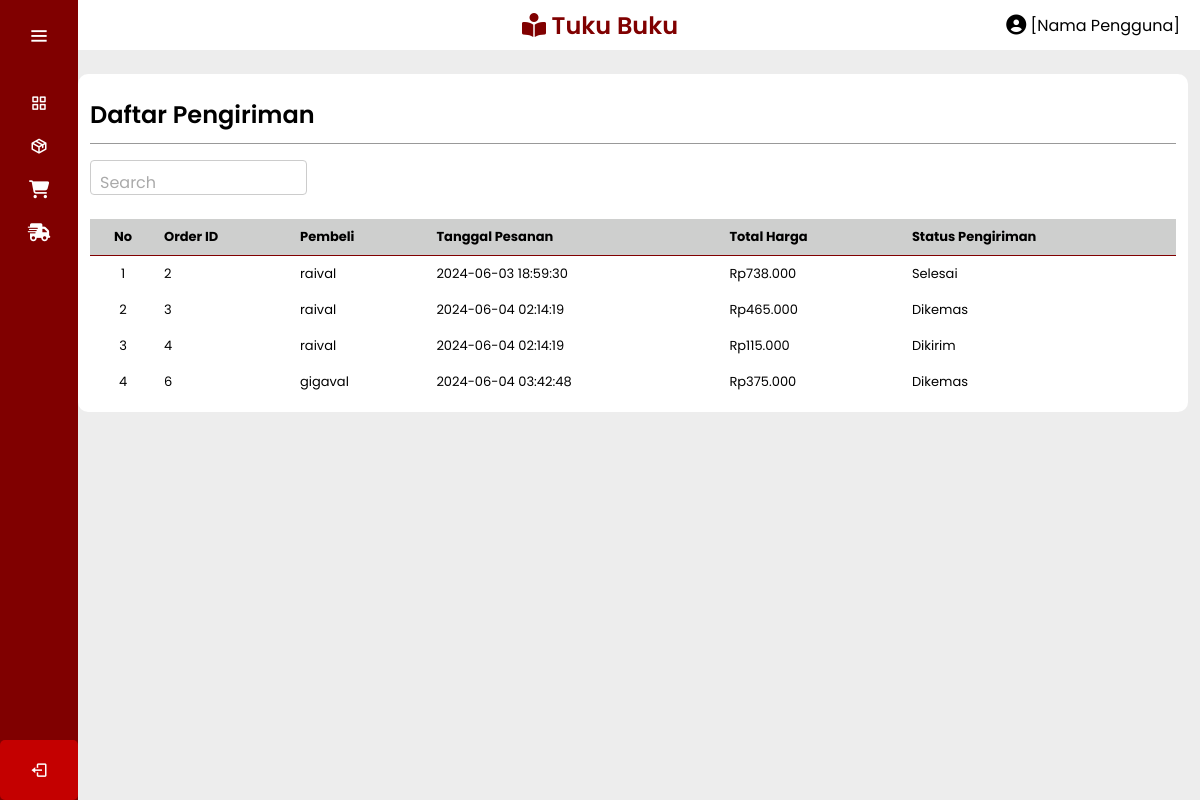
The page /seller.tukubuku.com/dashboard/pengiriman.php on the database its author committed.
### tables this page shows
CREATE TABLE `orders` (
  `orderID` int(11) NOT NULL,
  `userID` int(11) NOT NULL,
  `orderDate` timestamp NOT NULL DEFAULT current_timestamp(),
  `totalAmount` decimal(15,2) DEFAULT NULL
);

CREATE TABLE `user` (
  `userID` int(11) NOT NULL,
  `avatar` varchar(255) NOT NULL,
  `fullname` varchar(100) NOT NULL,
  `gender` enum('Laki-laki','Perempuan') NOT NULL,
  `ttl` varchar(20) DEFAULT NULL,
  `email` varchar(50) NOT NULL,
  `username` varchar(50) NOT NULL,
  `password` varchar(20) NOT NULL,
  `status` enum('Lainnya','Siswa','Mahasiswa','Pekerja','Ibu_Rumah_Tangga') NOT NULL,
  `bio` varchar(100) NOT NULL,
  `phone` varchar(15) NOT NULL,
  `socmed` varchar(30) DEFAULT NULL,
  `address` varchar(60) DEFAULT NULL
);

### seller.tukubuku.com/dashboard/pengiriman.php (the view, shortened to what this page needs)
<?php
include "../connection/conn.php";
$statusPengiriman = [
    'nyp' => 'Belum Bayar',
    'pckd' => 'Dikemas',
    'sent' => 'Dikirim',
    'done' => 'Selesai'
];
$offset = 0;
$no = $offset + 1;
$sql = "SELECT o.orderID, u.username, o.orderDate, SUM(od.subtotal) AS total, od.status
    FROM orders o
    INNER JOIN user u ON o.userID = u.userID
    INNER JOIN orderdetail od ON o.orderID = od.orderID
    WHERE od.status NOT IN ('nyp')
    GROUP BY o.orderID, u.username, o.orderDate, od.status
    ORDER BY o.orderID ASC";
$result = $db->query($sql);
$rows = [];
if ($result->num_rows > 0) {
    while ($row = $result->fetch_assoc()) {
        $translatedStatus = isset($statusPengiriman[$row['status']]) ? $statusPengiriman[$row['status']] : $row['status'];
        $rows[] = [
            'no' => $no++,
            'orderID' => $row['orderID'],
            'username' => $row['username'],
            'orderDate' => $row['orderDate'],
            'total' => "Rp" . number_format($row['total'], 0, ',', '.'),
            'status' => $translatedStatus
        ];
    }
}
?>
<!DOCTYPE html>
<html lang="en">
<head>
</head>
<body>
    <?php include "nav.php" ?>
    <?php include "sidebar.php" ?>
    <div class="kontener">
        <div class="konten">
            <div class="titleDBar">
                <span id="title">Daftar Pengiriman</span>
            </div>
            <div class="form-group">
                <input type="text" id="search-box" class="form-control" placeholder=" " />
                <label for="search-box" class="form-label">Search</label>
            </div>
            <table class="table" id="shipping-table">
                <thead>
                    <tr>
                        <th class="textcent">No</th>
                        <th class="orderID">Order ID</th>
                        <th class="buyerName">Pembeli</th>
                        <th>Tanggal Pesanan</th>
                        <th>Total Harga</th>
                        <th>Status Pengiriman</th>
                    </tr>
                </thead>
                <tbody>
                    <?php if (count($rows) > 0) : ?>
                        <?php foreach ($rows as $row) : ?>
                            <tr>
                                <td class='textcent'><?= $row['no']; ?></td>
                                <td class='orderID'><?= $row['orderID']; ?></td>
                                <td class='buyerName'><?= $row['username']; ?></td>
                                <td><?= $row['orderDate']; ?></td>
                                <td><?= $row['total']; ?></td>
                                <td><?= $row['status']; ?></td>
                            </tr>
                        <?php endforeach; ?>
                    <?php else : ?>
                        <tr><td colspan='6'>Tidak ada pengiriman.</td></tr>
                    <?php endif; ?>
                </tbody>
            </table>
        </div>
    </div>
</body>
</html>

### seller.tukubuku.com/dashboard/nav.php (shortened to what this page needs)
<?php
$fullname = "[Nama Pengguna]";
?>
<!DOCTYPE html>
<html lang="en">
<head>
    <link rel="stylesheet" href="https://cdnjs.cloudflare.com/ajax/libs/font-awesome/6.5.2/css/all.min.css">
</head>
<body>
    <nav>
        <div class="title">
            <i class="fa fa-book-open-reader"></i>
            <span>Tuku Buku</span>
        </div>
        <div class="profileSeller">
            <i class="fa fa-user-circle fa-lg"></i>
            <span><?php echo $fullname ?></span>
        </div>
    </nav>
</body>
</html>

### seller.tukubuku.com/dashboard/sidebar.php (shortened to what this page needs)
<?php
include "../connection/conn.php";
if (isset($_SESSION['username'])) {
    $username = $_SESSION['username'];
    $sql = "SELECT * FROM admin WHERE (usradm = '$username' OR email = '$username')";
    $result = mysqli_query($db, $sql);
    if ($result) {
        $row = mysqli_fetch_assoc($result);
        $fullname = $row['fullname'];
        $pp = $row['profile_picture'];
        $pos = $row['position'];
    } else {
        $fullname = "";
        $pp = "default_profile.png";
        $pos = "user position";
    }
} else {
    $pos = "[User Position]";
}
?>
<!DOCTYPE html>
<html lang="en">
<head>
    <link href='https://unpkg.com/boxicons@2.1.4/css/boxicons.min.css' rel='stylesheet'>
    <link rel="stylesheet" href="https://cdnjs.cloudflare.com/ajax/libs/font-awesome/6.5.2/css/all.min.css">
</head>
<body>
    <div class="sidebar">
        <div class="logo_details">
            <i class="bx bx-menu" id="btn"></i>
        </div>
        <ul class="nav-list">
            <li>
                <a href="dashboards.php">
                    <i class="bx bx-grid-alt"></i>
                </a>
            </li>
            <li>
                <a href="barang.php">
                    <i class='bx bx-package'></i>
                </a>
            </li>
            <li>
                <a href="pesanan.php">
                    <i class="fa-solid fa-cart-shopping"></i>
                </a>
            </li>
            <li>
                <a href="pengiriman.php">
                    <i class="fa-solid fa-truck-fast"></i>
                </a>
            </li>
            <li class="profile">
                <div class="profile_details">
                    <div class="profile_content">
                        <div class="name" id="shortname"></div>
                        <div class="designation"><?php echo $pos ?></div>
                    </div>
                </div>
                <div onclick="openLogoutPopup()">
                    <i class="bx bx-log-out" id="log_out" onclick="location.href=" javascript:void(0);""></i>
                </div>
            </li>
        </ul>
    </div>
</body>
</html>

### seller.tukubuku.com/dashboard/pengiriman.php (style rules this page uses)
body { background-color: #EDEDED; }
.konten { margin: 2% 1% 2% 6.5%; background-color: white; border-radius: 10px; padding: 12px; }
table { width: 100%; border-collapse: collapse; border: none; font-size: 13px; margin-top: 10px; }
th, td { padding: 8px; text-align: left; }
th { background-color: gray; color: white; }
th { background-color: #CECFCE; color: #000; text-align: left; border-bottom: 1px solid #800000; position: sticky; top: 0; }
.titleDBar { display: flex; justify-content: space-between; align-items: center; padding: 1% 0%; border-bottom: 1px solid rgba(0, 0, 0, 0.4); }
#title { font-size: 24px; font-weight: 600; }
.form-group { margin-top: 1rem; position: relative; margin-bottom: 1.5rem; width: 20%; }
.form-control { width: 100%; height: 35px; padding: 0 10px; font-size: 16px; border: 1px solid #ccc; border-radius: 4px; background-color: #fff; box-sizing: border-box; }
.form-label { position: absolute; top: 10px; left: 10px; color: #aaa; font-size: 16px; transition: all 0.2s ease; }
.form-control:focus+.form-label, .form-control:not(:placeholder-shown)+.form-label { top: -10px; left: 10px; font-size: 12px; color: #0d6efd; background-color: #fff; padding: 0 5px; }
.textcent { text-align: center; }

### seller.tukubuku.com/dashboard/nav.php (style rules this page uses)
body { font-family: Poppins; background-color: #EDEDED; }
nav { top: 0; left: 0; right: 0; background-color: white; width: 100%; height: 50px; display: flex; align-items: center; justify-content: center; padding: 0 20px; box-sizing: border-box; position: relative; }
.title { text-align: center; color: #800000; font-size: 24px; font-weight: 600; }
.profileSeller { position: absolute; right: 20px; }

### seller.tukubuku.com/dashboard/sidebar.php (style rules this page uses)
:root { --color-default: #800000; --color-second: #C40000; --color-white: #fff; --color-body: #e4e9f7; --color-light: #e0e0e0; }
* { padding: 0%; margin: 0%; box-sizing: border-box; font-family: 'Poppins', sans-serif; }
body { min-height: 100vh; }
.sidebar { min-height: 100vh; width: 78px; padding: 6px 14px; z-index: 99; background-color: var(--color-default); transition: all .5s ease; position: fixed; top: 0; left: 0; }
.sidebar .logo_details { height: 60px; display: flex; align-items: center; position: relative; }
.sidebar .logo_details #btn { position: absolute; top: 50%; right: 0; transform: translateY(-50%); font-size: 23px; text-align: center; cursor: pointer; transition: all .5s ease; }
.sidebar i { color: var(--color-white); height: 60px; line-height: 60px; min-width: 50px; font-size: 25px; text-align: center; }
.sidebar .nav-list { margin-top: 20px; height: 100%; }
.sidebar li { position: relative; margin: 8px 0; list-style: none; }
.sidebar li a { display: flex; height: 100%; width: 100%; align-items: center; text-decoration: none; background-color: var(--color-default); position: relative; transition: all .5s ease; z-index: 12; }
.sidebar li a::after { content: ""; position: absolute; width: 100%; height: 100%; transform: scaleX(0); background-color: var(--color-white); border-radius: 5px; transition: transform 0.3s ease-in-out; transform-origin: left; z-index: -2; }
.sidebar li i { height: 35px; line-height: 35px; font-size: 18px; border-radius: 5px; }
.sidebar li.profile { position: fixed; height: 60px; width: 78px; left: 0; bottom: -8px; padding: 10px 14px; overflow: hidden; transition: all .5s ease; }
.sidebar .profile .profile_details { display: flex; align-items: center; flex-wrap: nowrap; }
.sidebar li.profile .name, .sidebar li.profile .designation { font-size: 15px; font-weight: 400; color: var(--color-white); white-space: nowrap; }
.sidebar li.profile .designation { font-size: 12px; }
.sidebar .profile #log_out { position: absolute; top: 50%; right: 0; transform: translateY(-50%); background-color: var(--color-second); width: 100%; height: 60px; line-height: 60px; border-radius: 5px; cursor: pointer; transition: all 0.5s ease; }
.name { overflow: hidden; white-space: nowrap; text-overflow: ellipsis; }

### rows shown on the page
orders: no "1", orderID "2", userID.username "raival", orderDate "2024-06-03 18:59:30", total "Rp738.000", status "Selesai"
orders: no "2", orderID "3", userID.username "raival", orderDate "2024-06-04 02:14:19", total "Rp465.000", status "Dikemas"
orders: no "4", orderID "6", userID.username "gigaval", orderDate "2024-06-04 03:42:48", total "Rp375.000", status "Dikemas"

### other values the page prints
$fullname "[Nama Pengguna]"
$row['no'] "3"
$row['orderID'] "4"
$row['username'] "raival"
$row['orderDate'] "2024-06-04 02:14:19"
$row['total'] "Rp115.000"
$row['status'] "Dikirim"
